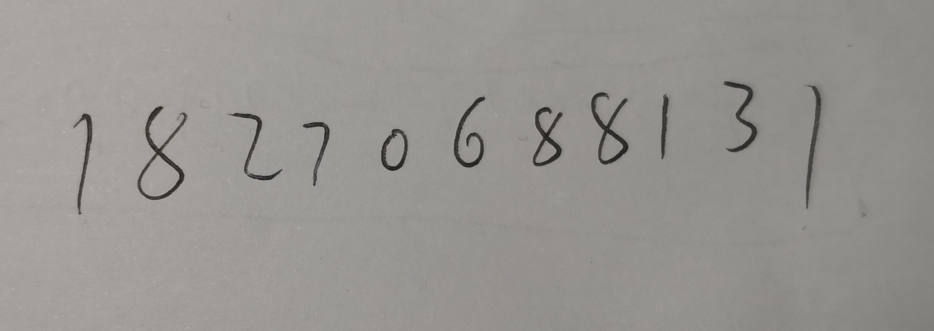
#> input picture mnist_gui/test_data/test1.jpg, 1867 x 661 px (shown at 1/2 size); its folder holds only this picture in this run
$ python -i imgProcess.py   (imports and definitions only)
#> lines starting #> are read from the running program, lines starting #| are printed output that depends on the picture; after the words box and inside, x2 and y2 are one past the last pixel; in counts of white or black regions, pixels touching at a corner belong together
import cv2
import numpy as np


def ifSeed(x, y):
    """ 种子判断函数 """
    if x < 0 or x >= m or y < 0 or y >= n:
        return False
    if img3[x][y] == 0 and seedFlag[x][y] == 0:
        return True
    return False


def regionGrow():
    """ 区域生长 """
    res = []
    seeds = []
    for i in range(n - 1):
        for j in range(m - 1):
            if ifSeed(j, i):
                seeds.append([j, i])
                BFS(seeds, res)
    return res


def BFS(seeds, record):
    """
    广度优先搜索寻找各数字
    使用队列，列表头为队首
    """
    x_way, y_way = [-1, 0, 1, 0], [0, -1, 0, 1]
    min_x, max_x = seeds[0][0], seeds[0][0]
    min_y, max_y = seeds[0][1], seeds[0][1]
    flag = 0  # 用于排除噪声
    while len(seeds) > 0:
        currentSeed = seeds.pop(0)
        for i in range(4):
            temX = currentSeed[0] + x_way[i]
            temY = currentSeed[1] + y_way[i]
            if ifSeed(temX, temY):
                seeds.append([temX, temY])
                seedFlag[temX][temY] = 1
                flag += 1
                if temX < min_x:
                    min_x = temX
                if temX > max_x:
                    max_x = temX
                if temY < min_y:
                    min_y = temY
                if temY > max_y:
                    max_y = temY
    if flag > 100:
        record.append([min_x, min_y, max_x, max_y])


def process(image):
    """
    原始图像处理函数
    :param image: 原始图像文件
    :return: 输入模型的格式
    """
    # rgb转为灰度图
    img1 = cv2.cvtColor(image, cv2.COLOR_RGB2GRAY)

    # 获取图像长宽
    global m, n
    m, n = img1.shape
#> m = 661; n = 1867

    # 定义标记数组，用于记录遍历情况
    global seedFlag
    seedFlag = np.zeros([m, n])

    # 图像二值化
    th, img2 = cv2.threshold(img1, 0, 255, cv2.THRESH_BINARY + cv2.THRESH_OTSU)
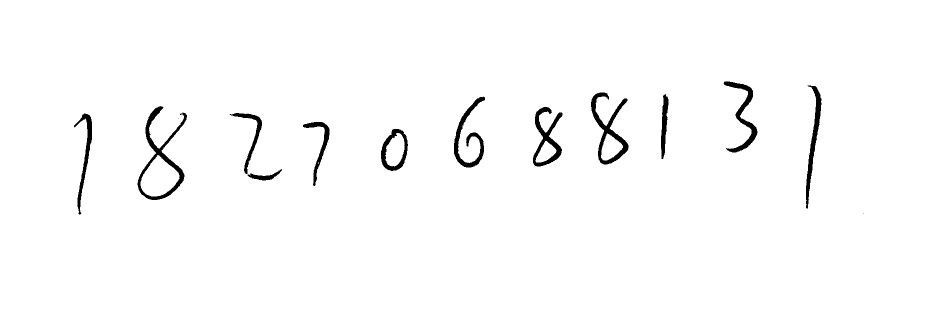
#> img2: shape (661, 1867) (shown at 1/2 size); 98.1% white; 14 black regions (2 under 20 px), largest, box (x1, y1, x2, y2) and area: (275, 212, 374, 400) 3395, (1182, 185, 1257, 329) 2915, (1066, 214, 1125, 333) 2399
#> th = 106

    # 进行膨胀处理避免不连通情况出现
    kernel = cv2.getStructuringElement(cv2.MORPH_RECT, (5, 5))
    global img3
    img3 = cv2.erode(img2, kernel)
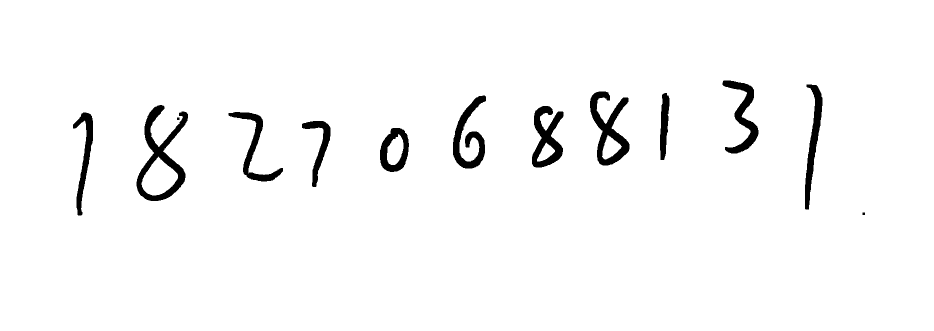
#> img3: shape (661, 1867) (shown at 1/2 size); 97% white; 13 black regions, largest, box (x1, y1, x2, y2) and area: (273, 210, 376, 402) 5898, (1180, 183, 1259, 331) 4720, (1064, 212, 1127, 335) 3897

    # 进行深度优先搜索找出各个数字的坐标
    division = regionGrow()

    output = []
    for i in division:
        # 截取各数字图像
        tem = img3[i[0]: i[2], i[1]: i[3]]
        edgeLenX = int((i[2] - i[0]) / 5)
        edgeLenY = int(((i[2] - i[0]) * 7 / 5 - (i[3] - i[1])) / 2)
        tem = cv2.copyMakeBorder(tem, edgeLenX, edgeLenX, edgeLenY, edgeLenY, cv2.BORDER_CONSTANT, value=255)

        # 进行相关处理使其能够输入模型
        tem = 255 - tem
        tem = cv2.resize(tem, (28, 28))
        tem = np.reshape(tem, (28, 28, 1))
        tem = tem / 255.0
        output.append(tem)
#> this loop made 11 passes
#> pass 1, in process, `tem = img3[i[0]: i[2], i[1]: i[3]]`:
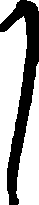
#> tem: shape (205, 39); 65.7% white; 1 black region, box (x1, y1, x2, y2) and area: (0, 0, 39, 205) 2739
#> pass 1, in process, `tem = cv2.copyMakeBorder(tem, edgeLenX, edgeLenX, edgeLenY, edgeLenY, ..`:
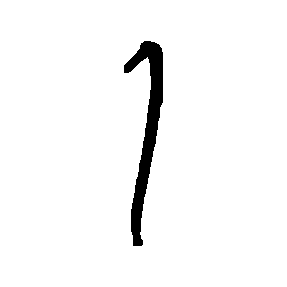
#> tem: shape (287, 287); 96.7% white; 1 black region, box (x1, y1, x2, y2) and area: (124, 41, 163, 246) 2739
#> pass 1, in process, `tem = cv2.resize(tem, (28, 28))`:
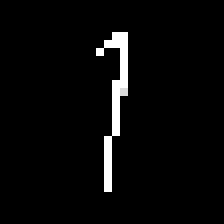
#> tem: shape (28, 28) (shown 8 times larger); min 0, max 255, mean 8.4
#> after the loop, output = 11 items

    output = np.array(output)
    return output

>>> import cv2
>>> picture = cv2.cvtColor(cv2.imread('test_data/test1.jpg'), cv2.COLOR_BGR2RGB)
>>> result = process(picture)
